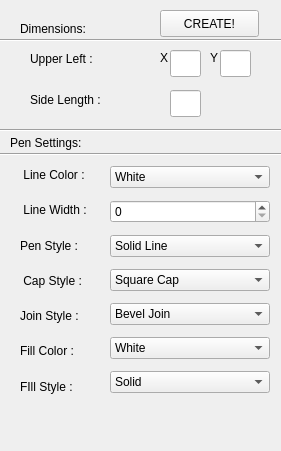
       <widget class="QWidget" name="squareAddMenu" native="true">
        <property name="geometry">
         <rect>
          <x>10</x>
          <y>50</y>
          <width>281</width>
          <height>451</height>
         </rect>
        </property>
        <widget class="QPushButton" name="squareModMenu_updateButton_2">
         <property name="geometry">
          <rect>
           <x>160</x>
           <y>10</y>
           <width>99</width>
           <height>27</height>
          </rect>
         </property>
         <property name="text">
          <string>CREATE!</string>
         </property>
        </widget>
        <widget class="Line" name="squareAddMenu_penSettings_formatLineTop">
         <property name="geometry">
          <rect>
           <x>-10</x>
           <y>120</y>
           <width>301</width>
           <height>20</height>
          </rect>
         </property>
         <property name="orientation">
          <enum>Qt::Horizontal</enum>
         </property>
        </widget>
        <widget class="QLabel" name="squareAddMenu_dimensions_widthLabel">
         <property name="geometry">
          <rect>
           <x>30</x>
           <y>90</y>
           <width>101</width>
           <height>20</height>
          </rect>
         </property>
         <property name="text">
          <string>Side Length :</string>
         </property>
        </widget>
        <widget class="Line" name="squareAddMenu_dimensions_formatLine">
         <property name="geometry">
          <rect>
           <x>-10</x>
           <y>25</y>
           <width>301</width>
           <height>31</height>
          </rect>
         </property>
         <property name="orientation">
          <enum>Qt::Horizontal</enum>
         </property>
        </widget>
        <widget class="QLabel" name="squareAddMenu_dimensions_uuperLeftYLabel">
         <property name="geometry">
          <rect>
           <x>210</x>
           <y>50</y>
           <width>16</width>
           <height>16</height>
          </rect>
         </property>
         <property name="text">
          <string>Y</string>
         </property>
        </widget>
        <widget class="QLineEdit" name="squareAddMenu_dimensions_sideLength">
         <property name="geometry">
          <rect>
           <x>170</x>
           <y>90</y>
           <width>31</width>
           <height>27</height>
          </rect>
         </property>
        </widget>
        <widget class="Line" name="squareAddMenu_penSettings_formatLineBot">
         <property name="geometry">
          <rect>
           <x>-10</x>
           <y>144</y>
           <width>301</width>
           <height>20</height>
          </rect>
         </property>
         <property name="orientation">
          <enum>Qt::Horizontal</enum>
         </property>
        </widget>
        <widget class="QLabel" name="squareAddMenu_dimensions_upperLeftLabel">
         <property name="geometry">
          <rect>
           <x>30</x>
           <y>50</y>
           <width>81</width>
           <height>17</height>
          </rect>
         </property>
         <property name="text">
          <string>Upper Left :</string>
         </property>
        </widget>
        <widget class="QLineEdit" name="squareAddMenu_dimensions_upperLeftX">
         <property name="geometry">
          <rect>
           <x>170</x>
           <y>50</y>
           <width>31</width>
           <height>27</height>
          </rect>
         </property>
        </widget>
        <widget class="QLineEdit" name="squareAddMenu_dimensions_upperLeftY">
         <property name="geometry">
          <rect>
           <x>220</x>
           <y>50</y>
           <width>31</width>
           <height>27</height>
          </rect>
         </property>
        </widget>
        <widget class="QLabel" name="squareAddMenu_penSettingLabel">
         <property name="geometry">
          <rect>
           <x>10</x>
           <y>134</y>
           <width>101</width>
           <height>17</height>
          </rect>
         </property>
         <property name="text">
          <string>Pen Settings:</string>
         </property>
        </widget>
        <widget class="QLabel" name="squareAddMenu_dimensionLabel">
         <property name="geometry">
          <rect>
           <x>20</x>
           <y>20</y>
           <width>91</width>
           <height>17</height>
          </rect>
         </property>
         <property name="text">
          <string>Dimensions:</string>
         </property>
        </widget>
        <widget class="QLabel" name="squareAddMenu_dimensions_upperLefttXLabel">
         <property name="geometry">
          <rect>
           <x>160</x>
           <y>50</y>
           <width>16</width>
           <height>16</height>
          </rect>
         </property>
         <property name="text">
          <string>X</string>
         </property>
        </widget>
        <widget class="QWidget" name="verticalLayoutWidget_29">
         <property name="geometry">
          <rect>
           <x>20</x>
           <y>160</y>
           <width>101</width>
           <height>241</height>
          </rect>
         </property>
         <layout class="QVBoxLayout" name="verticalLayout_29">
          <item>
           <widget class="QLabel" name="squareAddMenu_penSettings_lineColorLabel">
            <property name="text">
             <string> Line Color :</string>
            </property>
           </widget>
          </item>
          <item>
           <widget class="QLabel" name="squareAddMenu_penSettings_lineWidthLabel">
            <property name="text">
             <string> Line Width :</string>
            </property>
           </widget>
          </item>
          <item>
           <widget class="QLabel" name="squareAddMenu_penSettings_penStyleLabel">
            <property name="text">
             <string>Pen Style :</string>
            </property>
           </widget>
          </item>
          <item>
           <widget class="QLabel" name="squareAddMenu_penSettings_capStyleLabel">
            <property name="text">
             <string> Cap Style :</string>
            </property>
           </widget>
          </item>
          <item>
           <widget class="QLabel" name="squaresquareAddMenu_penSettings_joinStyleLabel">
            <property name="text">
             <string>Join Style :</string>
            </property>
           </widget>
          </item>
          <item>
           <widget class="QLabel" name="squareAddMenu_penSettings_brushColorLabel">
            <property name="text">
             <string>Fill Color :</string>
            </property>
           </widget>
          </item>
          <item>
           <widget class="QLabel" name="squareAddMenu_penSettings_brushStyleLabel">
            <property name="text">
             <string>FIll Style :</string>
            </property>
           </widget>
          </item>
         </layout>
        </widget>
        <widget class="QWidget" name="verticalLayoutWidget_30">
         <property name="geometry">
          <rect>
           <x>110</x>
           <y>160</y>
           <width>160</width>
           <height>241</height>
          </rect>
         </property>
         <layout class="QVBoxLayout" name="verticalLayout_30">
          <item>
           <widget class="QComboBox" name="squareAddMenu_penSettings_lineColorCombo">
            <item>
             <property name="text">
              <string>White</string>
             </property>
            </item>
            <item>
             <property name="text">
              <string>Black</string>
             </property>
            </item>
            <item>
             <property name="text">
              <string>Cyan</string>
             </property>
            </item>
            <item>
             <property name="text">
              <string>Dark Cyan</string>
             </property>
            </item>
            <item>
             <property name="text">
              <string>Red</string>
             </property>
            </item>
            <item>
             <property name="text">
              <string>Dark Red</string>
             </property>
            </item>
            <item>
             <property name="text">
              <string>Magenta</string>
             </property>
            </item>
            <item>
             <property name="text">
              <string>Dark Magenta</string>
             </property>
            </item>
            <item>
             <property name="text">
              <string>Green</string>
             </property>
            </item>
            <item>
             <property name="text">
              <string>Dark Green</string>
             </property>
            </item>
            <item>
             <property name="text">
              <string>Yellow</string>
             </property>
            </item>
            <item>
             <property name="text">
              <string>Dark Yellow</string>
             </property>
            </item>
            <item>
             <property name="text">
              <string>Blue</string>
             </property>
            </item>
            <item>
             <property name="text">
              <string>Dark Blue</string>
             </property>
            </item>
            <item>
             <property name="text">
              <string>Grey</string>
             </property>
            </item>
            <item>
             <property name="text">
              <string>Dark Grey</string>
             </property>
            </item>
            <item>
             <property name="text">
              <string>Light Grey</string>
             </property>
            </item>
           </widget>
          </item>
          <item>
           <widget class="QSpinBox" name="squareAddMenu_penSettings_lineWidthSpinBox"/>
          </item>
          <item>
           <widget class="QComboBox" name="squareAddMenu_penSettings_penStyleCombo">
            <item>
             <property name="text">
              <string>Solid Line</string>
             </property>
            </item>
            <item>
             <property name="text">
              <string>Dash Line</string>
             </property>
            </item>
            <item>
             <property name="text">
              <string>Dot Line</string>
             </property>
            </item>
            <item>
             <property name="text">
              <string>Dash-Dot Line</string>
             </property>
            </item>
            <item>
             <property name="text">
              <string>Dash-Dot-Dot Line</string>
             </property>
            </item>
           </widget>
          </item>
          <item>
           <widget class="QComboBox" name="squareAddMenu_penSettings_capStyleCombo">
            <item>
             <property name="text">
              <string>Square Cap</string>
             </property>
            </item>
            <item>
             <property name="text">
              <string>Flat Cap</string>
             </property>
            </item>
            <item>
             <property name="text">
              <string>Round Cap</string>
             </property>
            </item>
           </widget>
          </item>
          <item>
           <widget class="QComboBox" name="squareAddMenu_penSettings_joinStyleCombo">
            <item>
             <property name="text">
              <string>Bevel Join</string>
             </property>
            </item>
            <item>
             <property name="text">
              <string>Miter Join</string>
             </property>
            </item>
            <item>
             <property name="text">
              <string>Round Join</string>
             </property>
            </item>
           </widget>
          </item>
          <item>
           <widget class="QComboBox" name="squareAddMenu_penSettings_brushColorCombo">
            <item>
             <property name="text">
              <string>White</string>
             </property>
            </item>
            <item>
             <property name="text">
              <string>Black</string>
             </property>
            </item>
            <item>
             <property name="text">
              <string>Cyan</string>
             </property>
            </item>
            <item>
             <property name="text">
              <string>Dark Cyan</string>
             </property>
            </item>
            <item>
             <property name="text">
              <string>Red</string>
             </property>
            </item>
            <item>
             <property name="text">
              <string>Dark Red</string>
             </property>
            </item>
            <item>
             <property name="text">
              <string>Magenta</string>
             </property>
            </item>
            <item>
             <property name="text">
              <string>Dark Magenta</string>
             </property>
            </item>
            <item>
             <property name="text">
              <string>Green</string>
             </property>
            </item>
            <item>
             <property name="text">
              <string>Dark Green</string>
             </property>
            </item>
            <item>
             <property name="text">
              <string>Yellow</string>
             </property>
            </item>
            <item>
             <property name="text">
              <string>Dark Yellow</string>
             </property>
            </item>
            <item>
             <property name="text">
              <string>Blue</string>
             </property>
            </item>
            <item>
             <property name="text">
              <string>Dark Blue</string>
             </property>
            </item>
            <item>
             <property name="text">
              <string>Gray</string>
             </property>
            </item>
            <item>
             <property name="text">
              <string>Dark Gray</string>
             </property>
            </item>
            <item>
             <property name="text">
              <string>Light Gray</string>
             </property>
            </item>
           </widget>
          </item>
          <item>
           <widget class="QComboBox" name="squareAddMenu_penSettings_brushStyleCombo">
            <item>
             <property name="text">
              <string>Solid</string>
             </property>
            </item>
            <item>
             <property name="text">
              <string>No Brush</string>
             </property>
            </item>
            <item>
             <property name="text">
              <string>Dense 1</string>
             </property>
            </item>
            <item>
             <property name="text">
              <string>Dense 2</string>
             </property>
            </item>
            <item>
             <property name="text">
              <string>Dense 3</string>
             </property>
            </item>
            <item>
             <property name="text">
              <string>Dense 4</string>
             </property>
            </item>
            <item>
             <property name="text">
              <string>Dense 5</string>
             </property>
            </item>
            <item>
             <property name="text">
              <string>Dense 6</string>
             </property>
            </item>
            <item>
             <property name="text">
              <string>Dense 7</string>
             </property>
            </item>
            <item>
             <property name="text">
              <string>Horizontal</string>
             </property>
            </item>
            <item>
             <property name="text">
              <string>Vertical</string>
             </property>
            </item>
            <item>
             <property name="text">
              <string>Cross</string>
             </property>
            </item>
            <item>
             <property name="text">
              <string>Back Diag.</string>
             </property>
            </item>
            <item>
             <property name="text">
              <string>Forward Diag.</string>
             </property>
            </item>
            <item>
             <property name="text">
              <string>Diag. Cross</string>
             </property>
            </item>
           </widget>
          </item>
         </layout>
        </widget>
       </widget>
